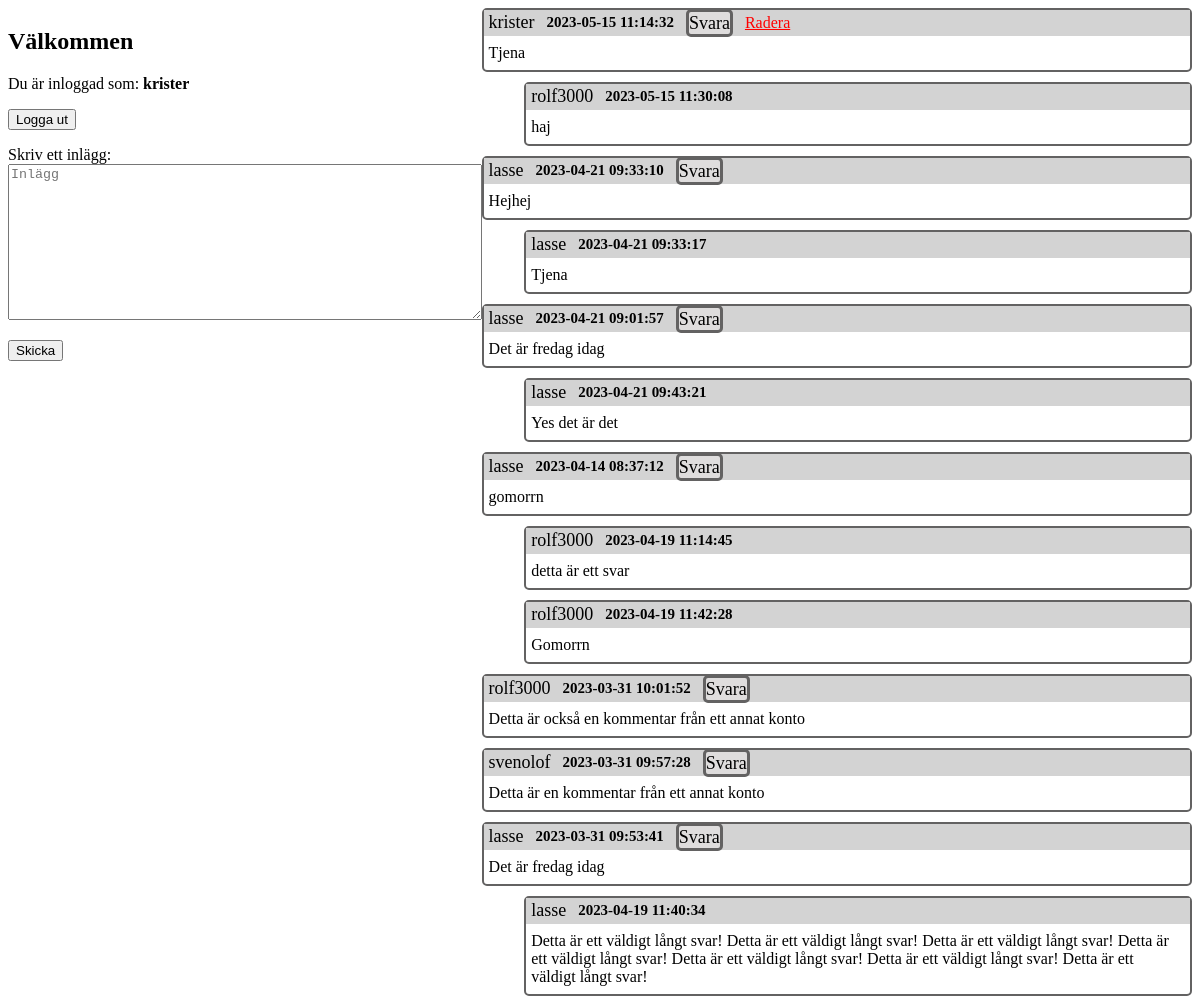
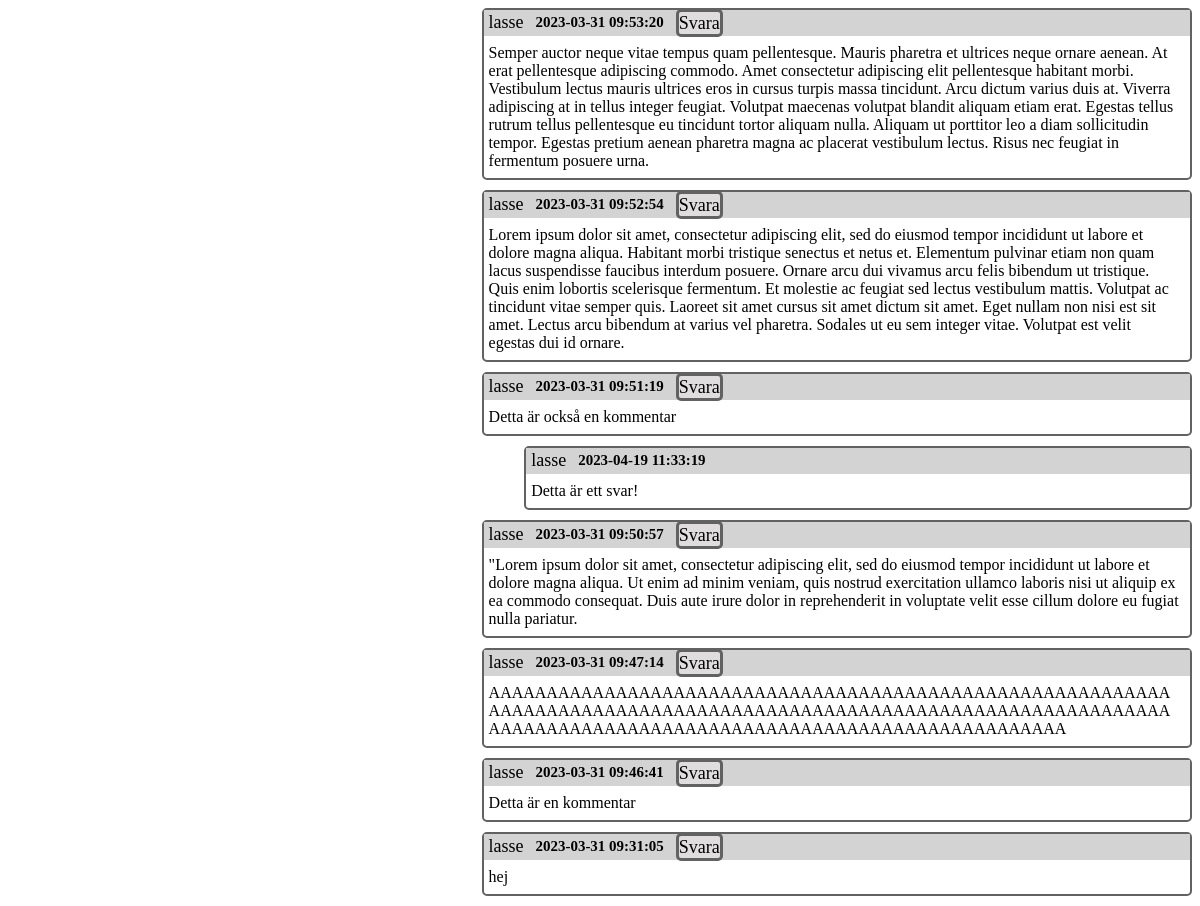
Screenshot of /welcome.php (signed in) with the database file from the repository (2 pictures, top to bottom).
### tables this page shows
CREATE TABLE `comments` (
  `username` varchar(20) NOT NULL,
  `commentID` int(11) NOT NULL,
  `comment` text NOT NULL,
  `date` datetime NOT NULL,
  `replyTo` int(11) DEFAULT NULL
);

### welcome.php (the view, shortened to what this page needs)
<?php
require_once 'includes\db_conn_inc.php';
$userN = $_SESSION['loggedin'];
?>
<!DOCTYPE html>
<html lang="en">
<head>
    <link rel ='stylesheet' href='welcome.css'>
</head>
<body>
    <section class="main">
        <?php
            echo "<h1>Välkommen</h1><p>Du är inloggad som: <strong>$userN</strong></p>"
        ?>
        <form action="" method="post">
            <input type="submit" name="logout" value="Logga ut">
        </form>
        <form action="" method='post'>
            <?php
                if(!isset($responding)){
                    echo "<p><label for='comm'>Skriv ett inlägg:<br></label> <textarea class = 'textbox' name='comm' rows=10 cols=60 maxlength=700 placeholder='Inlägg' required></textarea></p>";
                }else{
                    echo "<p><label for='comm'>Svara på inlägget:<br></label> <textarea class = 'textbox' name='comm' rows=10 cols=60 maxlength=700 placeholder='Svar'></textarea></p>";
                    echo "<button name='back'>Gå tillbaka</button>";
                }
            ?>
            <button type='sumbit' name='submit'>Skicka</button>
        </form>
    </section>
<section class="messages">
    <?php
        $sql = "SELECT * FROM comments WHERE (replyTo IS NULL or replyTo = 0) ORDER BY date DESC";
        $sqlReply = "SELECT * FROM comments WHERE (replyTo > 0) ORDER BY date ASC";
        $query = mysqli_query($conn, $sql);
        $queryReply = mysqli_query($conn, $sqlReply);
        foreach($query as $userComment){
            extract($userComment);
            $commentID2 = $commentID;
            if($userN == $username){
                echo    "<section class='commentsection'>
                            <header>$username<h5 id='date'>$date</h5><a class='replybtn' href='welcome.php?$commentID'>Svara</a><a href='welcome.php?delete$commentID' class='deletebtn'>Radera</a></header>
                            <p class='comment'>$comment</p>
                        </section>";
            }else{
                echo    "<section class='commentsection'>
                <header>$username<h5 id='date'>$date</h5><a class='replybtn' href='welcome.php?$commentID'>Svara</a></header>
                <p class='comment'>$comment</p>
            </section>";
            }
            foreach($queryReply as $userReply){
                extract($userReply);
                if($replyTo == $commentID2 && $userN == $username){
                    echo    "<section class='commentreply'>
                    <header>$username<h5>$date</h5><a class='deletebtn' href='welcome.php?delete$commentID'>Radera</a></header>
                    <p class='comment'>$comment</p>
                </section>";
                }elseif($replyTo == $commentID2){
                    echo    "<section class='commentreply'>
                    <header>$username<h5>$date</h5></header>
                    <p class='comment'>$comment</p>
                </section>";
                }
            }
        }
    ?>
</section>
</body>
</html>

### welcome.css (style rules this page uses)
.main { float: left; width: 40%; }
.messages { float: left; width: 60%; }
header { background-color: lightgray; font-size: 18px; max-width: 100%; display: flex; padding-left: 5px; height: 24px; padding-top: 2px; }
h5 { margin:0; padding-left: 12px; padding-top: 2px; }
.comment { padding-left: 5px; margin: 0; padding-top: 8px; padding-bottom: 8px; max-width: 98%; word-wrap: break-word; }
.commentsection { margin-bottom: 10px; border: solid; border-width: 2px; border-radius: 5px; border-color: rgb(99, 98, 98); }
.commentreply { margin-bottom: 10px; border: solid; border-width: 2px; border-radius: 5px; border-color: rgb(99, 98, 98); margin-left: 6%; }
.replybtn { text-decoration: none; color: black; background-color: rgb(223, 221, 221); border:solid; border-radius: 5px; border-color:rgb(99, 98, 98); height: 22px; line-height: 22px; margin-top: -3px; float: right; margin-left: 12px; }
.deletebtn { font-size: 16px; line-height: 22px; text-align: center; margin-left: 12px; color:red; text-decoration: underline; }
#date { white-space: nowrap; }
.textbox { max-width: 100%; box-sizing: border-box; margin-right: 10px; }

### rows the page displays
comments: username "krister", date "2023-05-15 11:14:32", comment "Tjena"
comments: username "rolf3000", date "2023-05-15 11:30:08", comment "haj"
comments: username "lasse", date "2023-04-21 09:33:10", comment "Hejhej"
comments: username "lasse", date "2023-04-21 09:33:17", comment "Tjena"
comments: username "lasse", date "2023-04-21 09:01:57", comment "Det är fredag idag"
comments: username "lasse", date "2023-04-21 09:43:21", comment "Yes det är det"
comments: username "lasse", date "2023-04-14 08:37:12", comment "gomorrn"
comments: username "rolf3000", date "2023-04-19 11:14:45", comment "detta är ett svar"
comments: username "rolf3000", date "2023-04-19 11:42:28", comment "Gomorrn"
comments: username "rolf3000", date "2023-03-31 10:01:52", comment "Detta är också en kommentar från ett annat konto"
comments: username "svenolof", date "2023-03-31 09:57:28", comment "Detta är en kommentar från ett annat konto"
comments: username "lasse", date "2023-03-31 09:53:41", comment "Det är fredag idag"
comments: username "lasse", date "2023-04-19 11:40:34", comment "Detta är ett väldigt långt svar! Detta är ett väldigt långt svar! Detta är ett väldigt långt svar! Detta är ett väldigt långt svar! Detta är ett väldigt långt svar! Detta är ett väldigt långt svar! Detta är ett väldigt långt svar!"
comments: username "lasse", date "2023-03-31 09:53:20", comment "Semper auctor neque vitae tempus quam pellentesque. Mauris pharetra et ultrices neque ornare aenean. At erat pellentesque adipiscing commodo. Amet consectetur adipiscing elit pellentesque habitant morbi. Vestibulum lectus mauris ultrices eros in cursus turpis massa tincidunt. Arcu dictum varius duis at. Viverra adipiscing at in tellus integer feugiat. Volutpat maecenas volutpat blandit aliquam etiam erat. Egestas tellus rutrum tellus pellentesque eu tincidunt tortor aliquam nulla. Aliquam ut porttitor leo a diam sollicitudin tempor. Egestas pretium aenean pharetra magna ac placerat vestibulum lectus. Risus nec feugiat in fermentum posuere urna."
comments: username "lasse", date "2023-03-31 09:52:54", comment "Lorem ipsum dolor sit amet, consectetur adipiscing elit, sed do eiusmod tempor incididunt ut labore et dolore magna aliqua. Habitant morbi tristique senectus et netus et. Elementum pulvinar etiam non quam lacus suspendisse faucibus interdum posuere. Ornare arcu dui vivamus arcu felis bibendum ut tristique. Quis enim lobortis scelerisque fermentum. Et molestie ac feugiat sed lectus vestibulum mattis. Volutpat ac tincidunt vitae semper quis. Laoreet sit amet cursus sit amet dictum sit amet. Eget nullam non nisi est sit amet. Lectus arcu bibendum at varius vel pharetra. Sodales ut eu sem integer vitae. Volutpat est velit egestas dui id ornare."
comments: username "lasse", date "2023-03-31 09:51:19", comment "Detta är också en kommentar"
comments: username "lasse", date "2023-04-19 11:33:19", comment "Detta är ett svar!"
comments: username "lasse", date "2023-03-31 09:50:57", comment "\"Lorem ipsum dolor sit amet, consectetur adipiscing elit, sed do eiusmod tempor incididunt ut labore et dolore magna aliqua. Ut enim ad minim veniam, quis nostrud exercitation ullamco laboris nisi ut aliquip ex ea commodo consequat. Duis aute irure dolor in reprehenderit in voluptate velit esse cillum dolore eu fugiat nulla pariatur."
comments: username "lasse", date "2023-03-31 09:47:14", comment "AAAAAAAAAAAAAAAAAAAAAAAAAAAAAAAAAAAAAAAAAAAAAAAAAAAAAAAAAAAAAAAAAAAAAAAAAAAAAAAAAAAAAAAAAAAAAAAAAAAAAAAAAAAAAAAAAAAAAAAAAAAAAAAAAAAAAAAAAAAAAAAAAAAAAAAAAAAAAAAAAAAAAAAA"
comments: username "lasse", date "2023-03-31 09:46:41", comment "Detta är en kommentar"
comments: username "lasse", date "2023-03-31 09:31:05", comment "hej"

### other values shown
$userN "krister"
